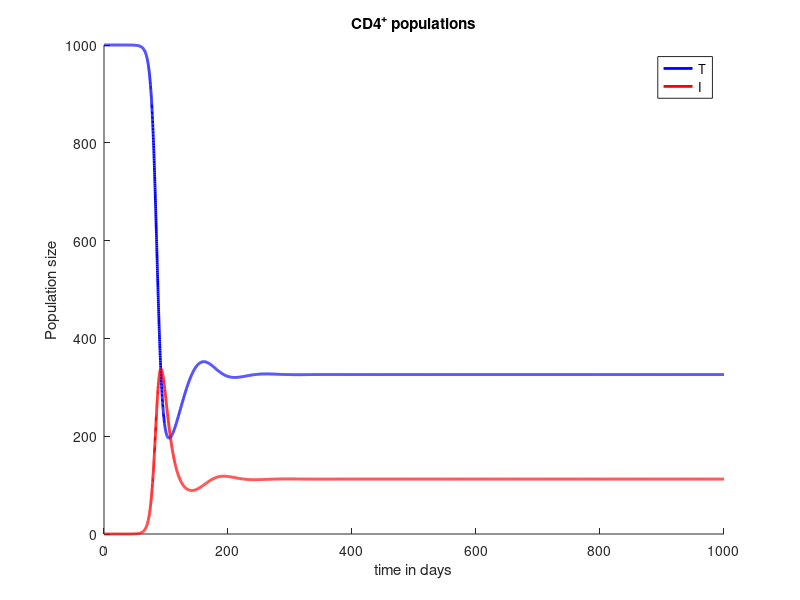
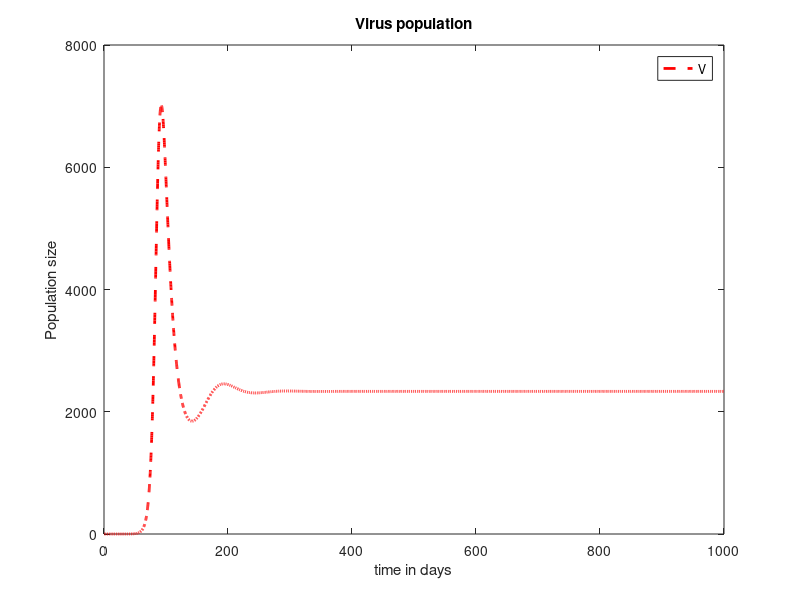
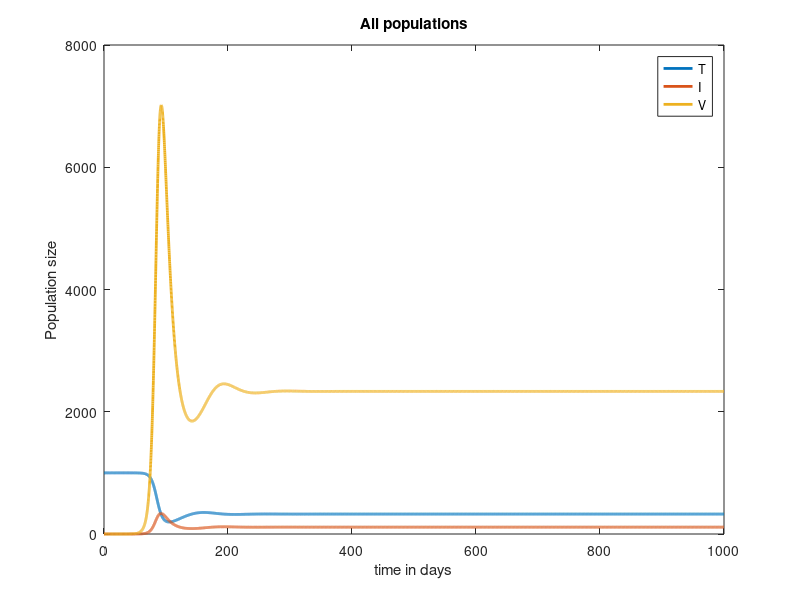

Reproduce these figures in MATLAB, in order.
function HIV_Prototypecode 
x0 = [ 1000 0 0.001]; 
tspan = [0 1000]; 
options = odeset('Refine',10, 'RelTol',1e-4);
[t,x] = ode45(@HIV, tspan, x0, options);
  
%% Plot
figure(1)
hold on
   plot(t,x(:,1),'b','linewidth',2)
   plot(t,x(:,2),'r','linewidth',2)
   legend('T','I')
   title ('CD4^+ populations')
xlabel('time in days')
ylabel('Population size')

figure(2)
   plot(t,x(:,3),'--r','linewidth',2)
   legend('V')
   title ('Virus population')
xlabel('time in days')
ylabel('Population size')

figure(3)
   plot(t,x,'linewidth',2)
   legend('T','I','V')
   title ('All populations')
xlabel('time in days')
ylabel('Population size')
  end

%initial values for model parameters 
function dx = HIV(~, x)

lambda= 20;
mu = 0.02;
beta = 1.7714e-05;
delta = 0.1;
N = 500;
c=2.4;
betav = 0.00002;
%% Thresholds
R0 = N*beta*delta*lambda/((delta+mu)*(betav*lambda+c*mu));
betastar = ((c+350*betav)*(delta))/(350*(delta*N));
%% Model equations 
dx = zeros(3,1); % 
%% systems of differential equations
dx(1) = lambda - mu*x(1) - beta*x(1)*x(3);
dx(2) = beta*x(1)*x(3) - (mu+delta)*x(2);
dx(3) = delta*N*x(2) - c*x(3) - betav*x(1)*x(3);





end